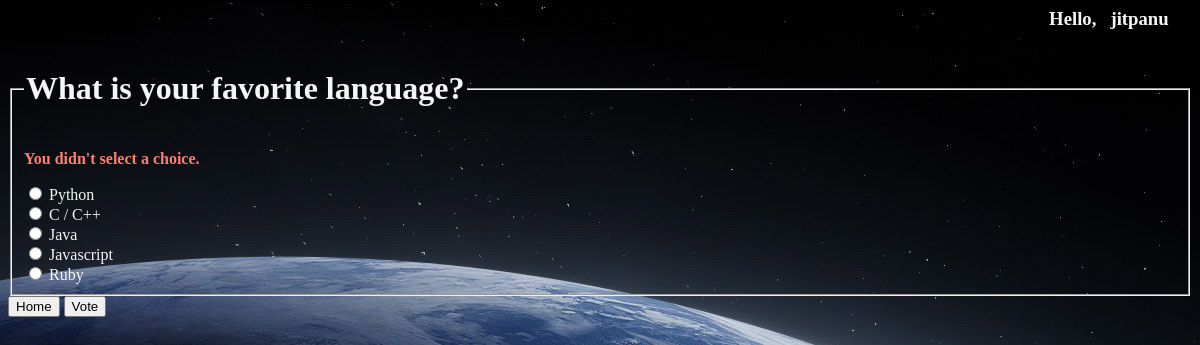
The page /polls/1/vote/ (signed in) on the database its author committed.
### polls/models.py (models this page shows, shortened)
class Question(models.Model):
    question_text = models.CharField(max_length=200)
    pub_date = models.DateTimeField('date published')
    end_date = models.DateTimeField('date ended', null=True)

class Choice(models.Model):
    question = models.ForeignKey(Question, on_delete=models.CASCADE)
    choice_text = models.CharField(max_length=200)

### polls/views.py (the view, shortened to what this page needs)
# urls.py: path('<int:question_id>/vote/', views.vote, name='vote'),
@login_required
def vote(request, question_id):
    user = request.user
    question = get_object_or_404(Question, pk=question_id)
    try:
        selected_choice = question.choice_set.get(pk=request.POST['choice'])
    except (KeyError, Choice.DoesNotExist):
        return render(request, 'polls/detail.html', {
            'question': question,
            'error_message': "You didn't select a choice.",
            })

### polls/templates/polls/detail.html (shortened to what this page needs)
{% load static %}
<link rel="stylesheet" href="{% static 'polls/style.css' %}">
{% block body%}
<h3 style="text-align:right;">Hello,&ensp; {{ request.user }} &emsp;</h3>
<form action="{% url 'polls:vote' question.id %}" method="post">
    <fieldset>
        <legend><h1>{{ question.question_text }}</h1></legend>
        {% if error_message %}<p><strong>{{ error_message }}</strong></p>{% endif %}
        {% for choice in question.choice_set.all %}
            {% if choice == user_vote %}
                <input type="radio" name="choice" id="choice{{ forloop.counter }}" value="{{ choice.id }}" checked>
            {% else %}
                <input type="radio" name="choice" id="choice{{ forloop.counter }}" value="{{ choice.id }}">
            {% endif %}
            <label for="choice{{ forloop.counter }}">{{ choice.choice_text }}</label><br>
        {% endfor %}
    </fieldset>
    <a href="{% url 'polls:index' %}"> <button type="button">{{"Home"}}</button></a>
    <input type="submit" value="Vote">
    </form>
{% endblock body%}

### polls/static/polls/style.css (style rules this page uses)
h1, h2, h3 { color: whitesmoke; }
label, table, small { color: whitesmoke; }
a, p { color: salmon; }

### rows shown on the page
Question: question_text "What is your favorite language?"
Choice: choice_text "Python"
Choice: choice_text "C / C++"
Choice: choice_text "Java"
Choice: choice_text "Javascript"
Choice: choice_text "Ruby"

### other values the page prints
{{ request.user }} "jitpanu"
{{ error_message }} "You didn't select a choice."
{{ "Home" }} "Home"
